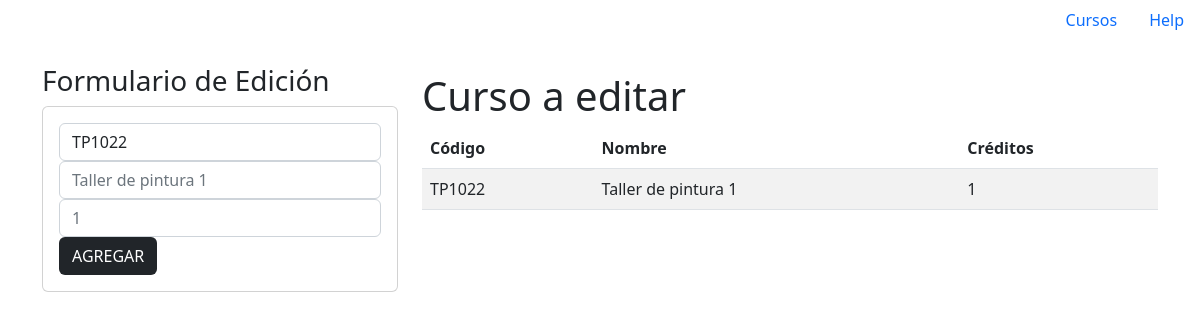
/edicion/TP1022, run on the app's committed database.
### Apps/Academico/models.py (models this page shows, shortened)
class curso (models.Model):
    codigo = models.CharField(primary_key = True, max_length = 6)
    nombre = models.CharField(max_length=50)
    creditos = models.PositiveSmallIntegerField()

### Apps/Academico/views.py (the view)
# urls.py: path('edicion/<codigo>', views.edit),
def edit(request, codigo):
    ed_curso = curso.objects.get(codigo=codigo)
    return render(request, 'edicionCursos.html', {"curso":ed_curso})

### Apps/Academico/templates/edicionCursos.html (shortened to what this page needs)
{% extends './master.html' %}
{% block body %}
    <div class="container py-4">
        <div class="row">
            <div class="col-sm-12 col-md-6 col-lg-4 col-xl-4">
                <h3>
                    Formulario de Edición
                </h3>
                <div class="card">
                    <div class="card-body">
                        <form action="update/" method="post">
                            <div class="form-grup">
                                <input type="text" id="t_codigo" name="t_codigo" class="form-control" minlength="6" maxlength="6" required value="{{curso.codigo}}" readonly>
                            </div>
                            <div class="form-grup">
                                <input type="text" placeholder="{{curso.nombre}}" id="t_nombre" name="t_nombre" class="form-control" minlength="2" maxlength="50" required>
                            </div>
                            <div class="form-grup">
                                <input type="number" placeholder="{{curso.creditos}}" id="n_creditos" name="n_creditos" class="form-control" min="0" max="5" required>
                            </div>
                            <div class="form-grup">
                                <button type="submit" class="btn btn-succes btn-block text-bg-dark">
                                    AGREGAR
                                </button>
                            </div>
                        </form>
                    </div>
                </div>
            </div>
            <div class="col-sm-12 col-md-6 col-lg-8 col-xl-8">
                <div class="table-responsive py-2">
                    <h1>
                        Curso a editar
                    </h1>
                    <table class="table table-striped">
                        <thead>
                            <tr>
                                <th>Código</th>
                                <th>Nombre</th>
                                <th>Créditos</th>
                            </tr>
                        </thead>
                        <tbody>
                            <tr>
                                <td>{{curso.codigo}}</td>
                                <td>{{curso.nombre}}</td>
                                <td>{{curso.creditos}}</td>
                            </tr>
                        </tbody>
                    </table>
                </div>
            </div>
        </div>
    </div>
{% endblock body %}

### data on the page
curso: t_codigo "TP1022", t_nombre "Taller de pintura 1", n_creditos "1", codigo "TP1022", nombre "Taller de pintura 1", creditos "1"
